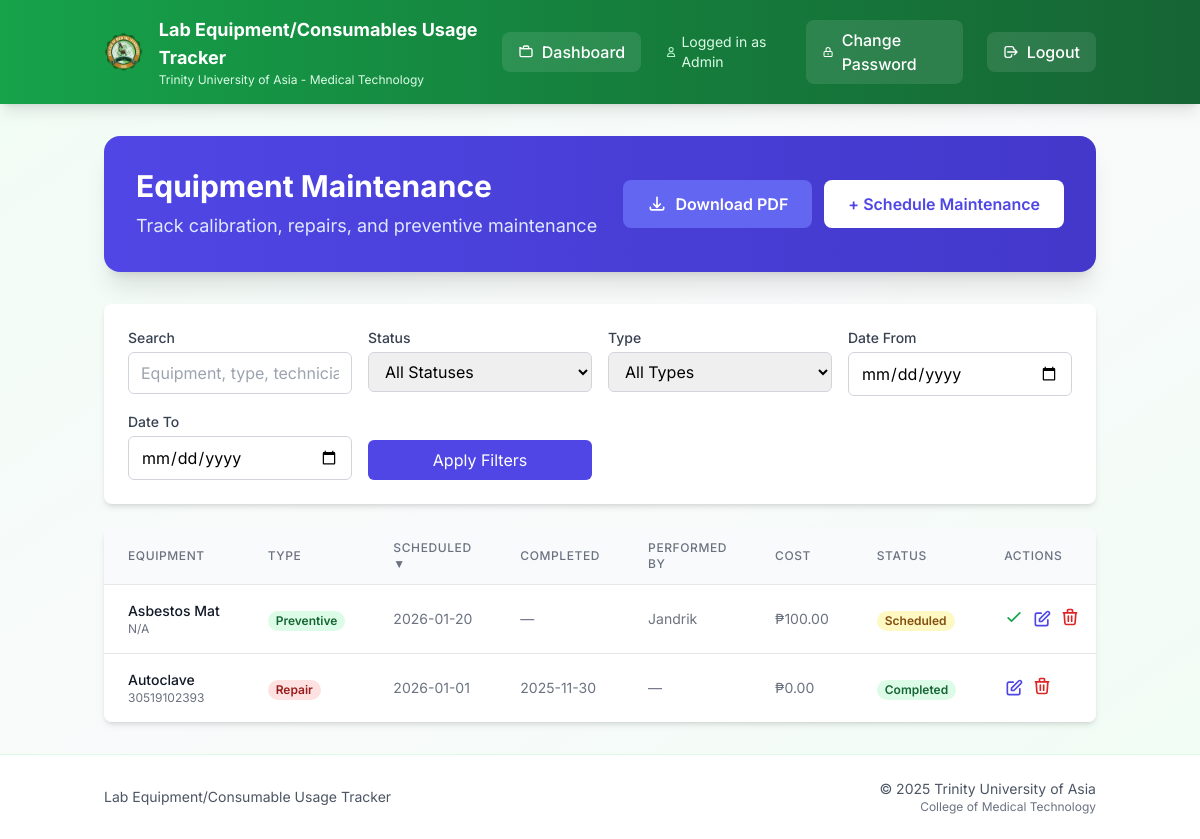
Screenshot of /maintenance (signed in) with the database file from the repository.
### models.py (models this page shows)
class EquipmentMaintenance(db.Model):
    id = db.Column(db.Integer, primary_key=True)
    equipment_id = db.Column(db.Integer, db.ForeignKey('equipment.id'), nullable=False)
    maintenance_type = db.Column(db.String(50), nullable=False)  # 'calibration', 'repair', 'preventive', 'inspection'
    scheduled_date = db.Column(db.Date, nullable=False)
    completed_date = db.Column(db.Date, nullable=True)
    performed_by = db.Column(db.String(200), nullable=True)  # Technician/vendor name
    notes = db.Column(db.Text, nullable=True)
    cost = db.Column(db.Float, nullable=True, default=0.0)
    status = db.Column(db.String(20), nullable=False, default='scheduled')  # 'scheduled', 'completed', 'overdue'
    created_by = db.Column(db.Integer, db.ForeignKey('user.id'), nullable=False)
    created_at = db.Column(db.DateTime, default=db.func.current_timestamp())
    equipment = db.relationship('Equipment', backref='maintenance_records')
    creator = db.relationship('User', backref='maintenance_created')

class Equipment(db.Model):
    id = db.Column(db.Integer, primary_key=True)
    description = db.Column(db.String(200), nullable=False)
    qty = db.Column(db.Integer)
    date_purchased = db.Column(db.String(20))
    serial_number = db.Column(db.String(100))
    brand_name = db.Column(db.String(100))
    model = db.Column(db.String(100))
    remarks = db.Column(db.String(100))
    location = db.Column(db.String(200))
    barcode = db.Column(db.String(50), nullable=True)  # Barcode for quick scanning

### app.py (the view, shortened to what this page needs)
@app.route('/maintenance')
def maintenance():
    if session.get('role') not in ['admin', 'tech']:
        return redirect(url_for('dashboard'))
    from datetime import date
    q = request.args.get('q', '').strip()
    sort = request.args.get('sort', 'scheduled_date')
    direction = request.args.get('dir', 'desc').lower()
    direction = 'desc' if direction == 'desc' else 'asc'
    status_filter = request.args.get('status', 'all')  # all, scheduled, completed, overdue
    type_filter = request.args.get('type', 'all')  # all, calibration, repair, preventive, inspection
    date_from = request.args.get('date_from', '').strip()
    date_to = request.args.get('date_to', '').strip()
    sortable_fields = {
        'equipment', 'maintenance_type', 'scheduled_date', 'completed_date',
        'performed_by', 'cost', 'status', 'created_at'
    }
    if sort not in sortable_fields:
        sort = 'scheduled_date'
    query = EquipmentMaintenance.query.outerjoin(Equipment)
    if status_filter != 'all':
        query = query.filter(EquipmentMaintenance.status == status_filter)
    if type_filter != 'all':
        query = query.filter(EquipmentMaintenance.maintenance_type == type_filter)
    if date_from:
        query = query.filter(EquipmentMaintenance.scheduled_date >= date_from)
    if date_to:
        query = query.filter(EquipmentMaintenance.scheduled_date <= date_to)
    if sort == 'equipment':
        sort_col = Equipment.description
    else:
        sort_col = getattr(EquipmentMaintenance, sort)
    query = query.order_by(sort_col.desc() if direction == 'desc' else sort_col.asc())
    records = query.all()
    today = date.today()
    for record in records:
        if record.status == 'scheduled' and record.scheduled_date < today:
            record.status = 'overdue'
    db.session.commit()
    return render_template('maintenance.html',
                         records=records,
                         q=q,
                         sort=sort,
                         dir=direction,
                         status_filter=status_filter,
                         type_filter=type_filter,
                         date_from=date_from,
                         date_to=date_to)

### templates/maintenance.html (shortened to what this page needs)
{% extends "base.html" %}
{% block content %}
<div class="bg-gradient-to-r from-indigo-600 to-indigo-700 rounded-2xl shadow-xl text-white p-8 mb-8">
  <div class="flex items-center justify-between flex-wrap gap-4">
    <div>
      <h1 class="text-3xl font-bold mb-2">Equipment Maintenance</h1>
      <p class="text-indigo-100 text-lg">Track calibration, repairs, and preventive maintenance</p>
    </div>
    <div class="flex items-center gap-3">
      <a href="{{ url_for('export_maintenance_pdf', q=q, status=status_filter, type=type_filter, date_from=date_from, date_to=date_to, sort=sort, dir=dir) }}"
        class="bg-indigo-500 text-white px-6 py-3 rounded-lg font-semibold hover:bg-indigo-400 transition flex items-center gap-2">
        <svg class="h-5 w-5" fill="none" stroke="currentColor" viewBox="0 0 24 24">
          <path stroke-linecap="round" stroke-linejoin="round" stroke-width="2"
            d="M4 16v1a2 2 0 002 2h12a2 2 0 002-2v-1m-4-4l-4 4m0 0l-4-4m4 4V4" />
        </svg>
        Download PDF
      </a>
      {% if session.role in ['admin', 'tech'] %}
      <a href="{{ url_for('add_maintenance') }}"
        class="bg-white text-indigo-600 px-6 py-3 rounded-lg font-semibold hover:bg-indigo-50 transition">
        + Schedule Maintenance
      </a>
      {% endif %}
    </div>
  </div>
</div>
<div class="bg-white rounded-lg shadow-md p-6 mb-6">
  <form method="GET" action="{{ url_for('maintenance') }}" class="grid grid-cols-1 md:grid-cols-4 gap-4">
    <div>
      <label class="block text-sm font-medium text-gray-700 mb-1">Search</label>
      <input type="text" name="q" value="{{ q }}" placeholder="Equipment, type, technician..."
        class="w-full px-3 py-2 border border-gray-300 rounded-md focus:ring-indigo-500 focus:border-indigo-500">
    </div>
    <div>
      <label class="block text-sm font-medium text-gray-700 mb-1">Status</label>
      <select name="status"
        class="w-full px-3 py-2 border border-gray-300 rounded-md focus:ring-indigo-500 focus:border-indigo-500">
        <option value="all" {% if status_filter=='all' %}selected{% endif %}>All Statuses</option>
      </select>
    </div>
    <div>
      <label class="block text-sm font-medium text-gray-700 mb-1">Type</label>
      <select name="type"
        class="w-full px-3 py-2 border border-gray-300 rounded-md focus:ring-indigo-500 focus:border-indigo-500">
        <option value="all" {% if type_filter=='all' %}selected{% endif %}>All Types</option>
      </select>
    </div>
    <div>
      <label class="block text-sm font-medium text-gray-700 mb-1">Date From</label>
      <input type="date" name="date_from" value="{{ date_from }}"
        class="w-full px-3 py-2 border border-gray-300 rounded-md focus:ring-indigo-500 focus:border-indigo-500">
    </div>
    <div>
      <label class="block text-sm font-medium text-gray-700 mb-1">Date To</label>
      <input type="date" name="date_to" value="{{ date_to }}"
        class="w-full px-3 py-2 border border-gray-300 rounded-md focus:ring-indigo-500 focus:border-indigo-500">
    </div>
    <div class="flex items-end">
      <button type="submit" class="w-full bg-indigo-600 text-white px-4 py-2 rounded-md hover:bg-indigo-700 transition">
        Apply Filters
      </button>
    </div>
  </form>
</div>
<div class="bg-white rounded-lg shadow-md overflow-hidden">
  <div class="overflow-x-auto">
    <table class="min-w-full divide-y divide-gray-200">
      <thead class="bg-gray-50">
        <tr>
          <th class="px-6 py-3 text-left text-xs font-medium text-gray-500 uppercase tracking-wider">
            <a href="?sort=equipment&dir={% if sort == 'equipment' and dir == 'asc' %}desc{% else %}asc{% endif %}&q={{ q }}&status={{ status_filter }}&type={{ type_filter }}&date_from={{ date_from }}&date_to={{ date_to }}"
              class="hover:text-gray-700">Equipment </a>
          </th>
          <th class="px-6 py-3 text-left text-xs font-medium text-gray-500 uppercase tracking-wider">
            <a href="?sort=maintenance_type&dir={% if sort == 'maintenance_type' and dir == 'asc' %}desc{% else %}asc{% endif %}&q={{ q }}&status={{ status_filter }}&type={{ type_filter }}&date_from={{ date_from }}&date_to={{ date_to }}"
              class="hover:text-gray-700">Type </a>
          </th>
          <th class="px-6 py-3 text-left text-xs font-medium text-gray-500 uppercase tracking-wider">
            <a href="?sort=scheduled_date&dir={% if sort == 'scheduled_date' and dir == 'asc' %}desc{% else %}asc{% endif %}&q={{ q }}&status={{ status_filter }}&type={{ type_filter }}&date_from={{ date_from }}&date_to={{ date_to }}"
              class="hover:text-gray-700">Scheduled {% if sort == 'scheduled_date' %}{{ '▲' if dir == 'asc' else '▼'
              }}{% endif %}</a>
          </th>
          <th class="px-6 py-3 text-left text-xs font-medium text-gray-500 uppercase tracking-wider">
            <a href="?sort=completed_date&dir={% if sort == 'completed_date' and dir == 'asc' %}desc{% else %}asc{% endif %}&q={{ q }}&status={{ status_filter }}&type={{ type_filter }}&date_from={{ date_from }}&date_to={{ date_to }}"
              class="hover:text-gray-700">Completed </a>
          </th>
          <th class="px-6 py-3 text-left text-xs font-medium text-gray-500 uppercase tracking-wider">
            <a href="?sort=performed_by&dir={% if sort == 'performed_by' and dir == 'asc' %}desc{% else %}asc{% endif %}&q={{ q }}&status={{ status_filter }}&type={{ type_filter }}&date_from={{ date_from }}&date_to={{ date_to }}"
              class="hover:text-gray-700">Performed By </a>
          </th>
          <th class="px-6 py-3 text-left text-xs font-medium text-gray-500 uppercase tracking-wider">
            <a href="?sort=cost&dir={% if sort == 'cost' and dir == 'asc' %}desc{% else %}asc{% endif %}&q={{ q }}&status={{ status_filter }}&type={{ type_filter }}&date_from={{ date_from }}&date_to={{ date_to }}"
              class="hover:text-gray-700">Cost {% if sort == 'cost' %}{{ '▲' if dir == 'asc' else '▼' }}{% endif %}</a>
          </th>
          <th class="px-6 py-3 text-left text-xs font-medium text-gray-500 uppercase tracking-wider">
            <a href="?sort=status&dir={% if sort == 'status' and dir == 'asc' %}desc{% else %}asc{% endif %}&q={{ q }}&status={{ status_filter }}&type={{ type_filter }}&date_from={{ date_from }}&date_to={{ date_to }}"
              class="hover:text-gray-700">Status </a>
          </th>
          <th class="px-6 py-3 text-left text-xs font-medium text-gray-500 uppercase tracking-wider">Actions</th>
        </tr>
      </thead>
      <tbody class="bg-white divide-y divide-gray-200">
        {% if records %}
        {% for record in records %}
        <tr class="hover:bg-gray-50">
          <td class="px-6 py-4 whitespace-nowrap">
            <div class="text-sm font-medium text-gray-900">{{ record.equipment.description if record.equipment else
              'N/A' }}</div>
            <div class="text-xs text-gray-500">{{ record.equipment.serial_number if record.equipment else '' }}</div>
          </td>
          <td class="px-6 py-4 whitespace-nowrap">
            <span class="px-2 inline-flex text-xs leading-5 font-semibold rounded-full
                {% if record.maintenance_type == 'calibration' %}bg-blue-100 text-blue-800
                {% elif record.maintenance_type == 'repair' %}bg-red-100 text-red-800
                {% elif record.maintenance_type == 'preventive' %}bg-green-100 text-green-800
                {% else %}bg-gray-100 text-gray-800{% endif %}">
              {{ record.maintenance_type|title }}
            </span>
          </td>
          <td class="px-6 py-4 whitespace-nowrap text-sm text-gray-500">
            {{ record.scheduled_date.strftime('%Y-%m-%d') }}
          </td>
          <td class="px-6 py-4 whitespace-nowrap text-sm text-gray-500">
            {{ record.completed_date.strftime('%Y-%m-%d') if record.completed_date else '—' }}
          </td>
          <td class="px-6 py-4 whitespace-nowrap text-sm text-gray-500">
            {{ record.performed_by if record.performed_by else '—' }}
          </td>
          <td class="px-6 py-4 whitespace-nowrap text-sm text-gray-500">
            ₱{{ "%.2f"|format(record.cost or 0.0) }}
          </td>
          <td class="px-6 py-4 whitespace-nowrap">
            <span class="px-2 inline-flex text-xs leading-5 font-semibold rounded-full
                {% if record.status == 'completed' %}bg-green-100 text-green-800
                {% elif record.status == 'overdue' %}bg-red-100 text-red-800
                {% else %}bg-yellow-100 text-yellow-800{% endif %}">
              {{ record.status|title }}
            </span>
          </td>
          <td class="px-6 py-4 whitespace-nowrap text-sm font-medium">
            <div class="flex items-center gap-2">
              {% if record.status != 'completed' and session.role in ['admin', 'tech'] %}
              <form method="POST" action="{{ url_for('complete_maintenance', id=record.id) }}" class="inline">
                <button type="submit" class="text-green-600 hover:text-green-900" title="Mark Complete">
                  <svg class="h-5 w-5" fill="none" stroke="currentColor" viewBox="0 0 24 24">
                    <path stroke-linecap="round" stroke-linejoin="round" stroke-width="2" d="M5 13l4 4L19 7" />
                  </svg>
                </button>
              </form>
              {% endif %}
              {% if session.role in ['admin', 'tech'] %}
              <a href="{{ url_for('edit_maintenance', id=record.id) }}" class="text-indigo-600 hover:text-indigo-900"
                title="Edit">
                <svg class="h-5 w-5" fill="none" stroke="currentColor" viewBox="0 0 24 24">
                  <path stroke-linecap="round" stroke-linejoin="round" stroke-width="2"
                    d="M11 5H6a2 2 0 00-2 2v11a2 2 0 002 2h11a2 2 0 002-2v-5m-1.414-9.414a2 2 0 112.828 2.828L11.828 15H9v-2.828l8.586-8.586z" />
                </svg>
              </a>
              <form method="POST" action="{{ url_for('delete_maintenance', id=record.id) }}" class="inline"
                onsubmit="return confirm('Delete this maintenance record?')">
                <button type="submit" class="text-red-600 hover:text-red-900" title="Delete">
                  <svg class="h-5 w-5" fill="none" stroke="currentColor" viewBox="0 0 24 24">
                    <path stroke-linecap="round" stroke-linejoin="round" stroke-width="2"
                      d="M19 7l-.867 12.142A2 2 0 0116.138 21H7.862a2 2 0 01-1.995-1.858L5 7m5 4v6m4-6v6m1-10V4a1 1 0 00-1-1h-4a1 1 0 00-1 1v3M4 7h16" />
                  </svg>
                </button>
              </form>
              {% endif %}
            </div>
          </td>
        </tr>
        {% endfor %}
        {% endif %}
      </tbody>
    </table>
  </div>
</div>
{% endblock %}

### templates/base.html (style rules this page uses)
body { font-family: 'Inter', sans-serif; }
* { transition: all 0.2s ease-in-out; }

### rows the page displays
EquipmentMaintenance: equipment "Asbestos Mat", equipment "N/A", maintenance_type "Preventive", scheduled_date "2026-01-20", completed_date "—", performed_by "Jandrik", cost "100.00", status "Scheduled"
EquipmentMaintenance: equipment "Autoclave", equipment "30519102393", maintenance_type "Repair", scheduled_date "2026-01-01", completed_date "2025-11-30", performed_by "—", cost "0.00", status "Completed"

### other values shown
{{ session.get('role', 'User').title() }} "Admin"
{{ '▲' if dir == 'asc' else '▼' }} "▼"
